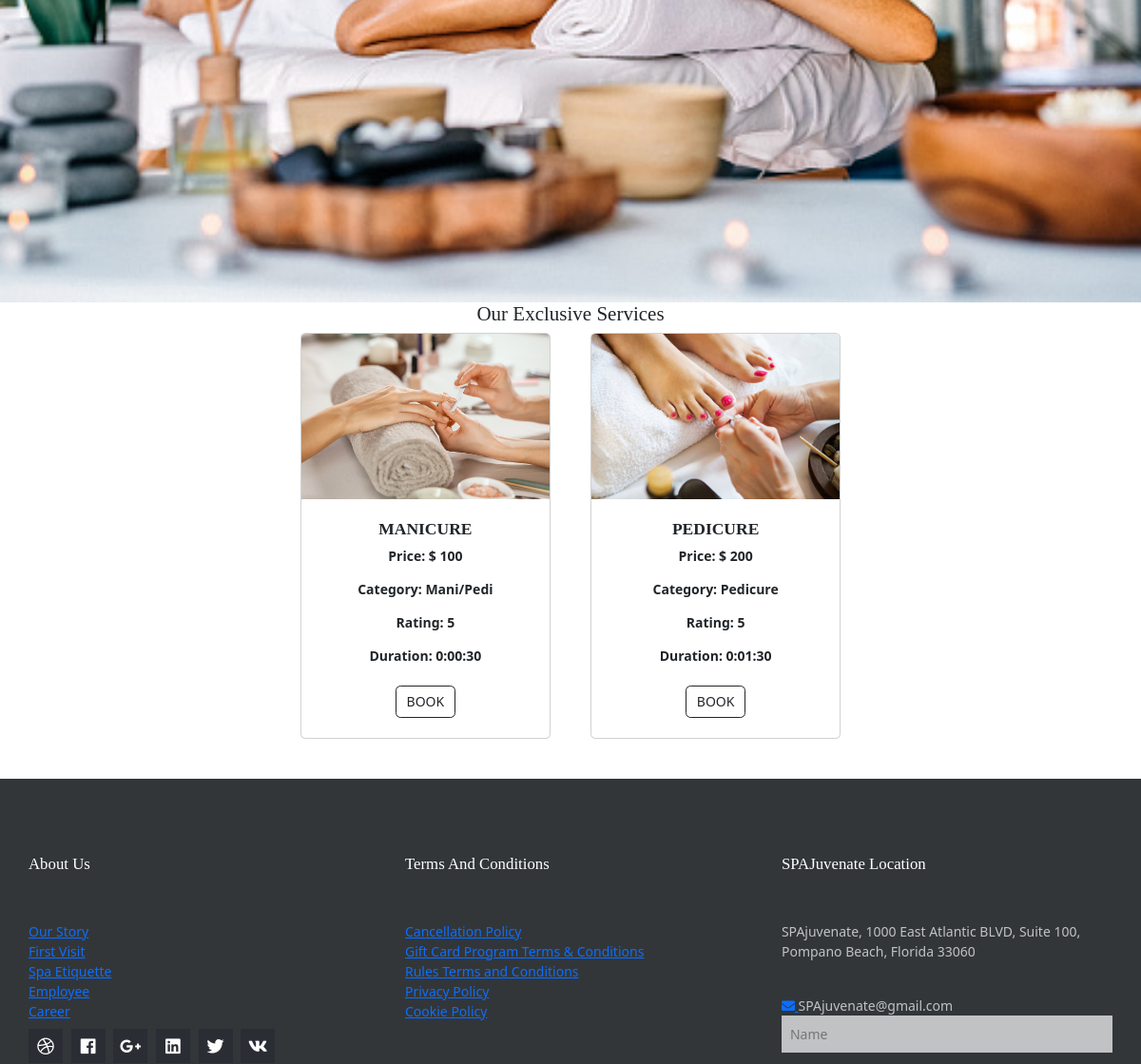
The app's page /home (middle part), older data.
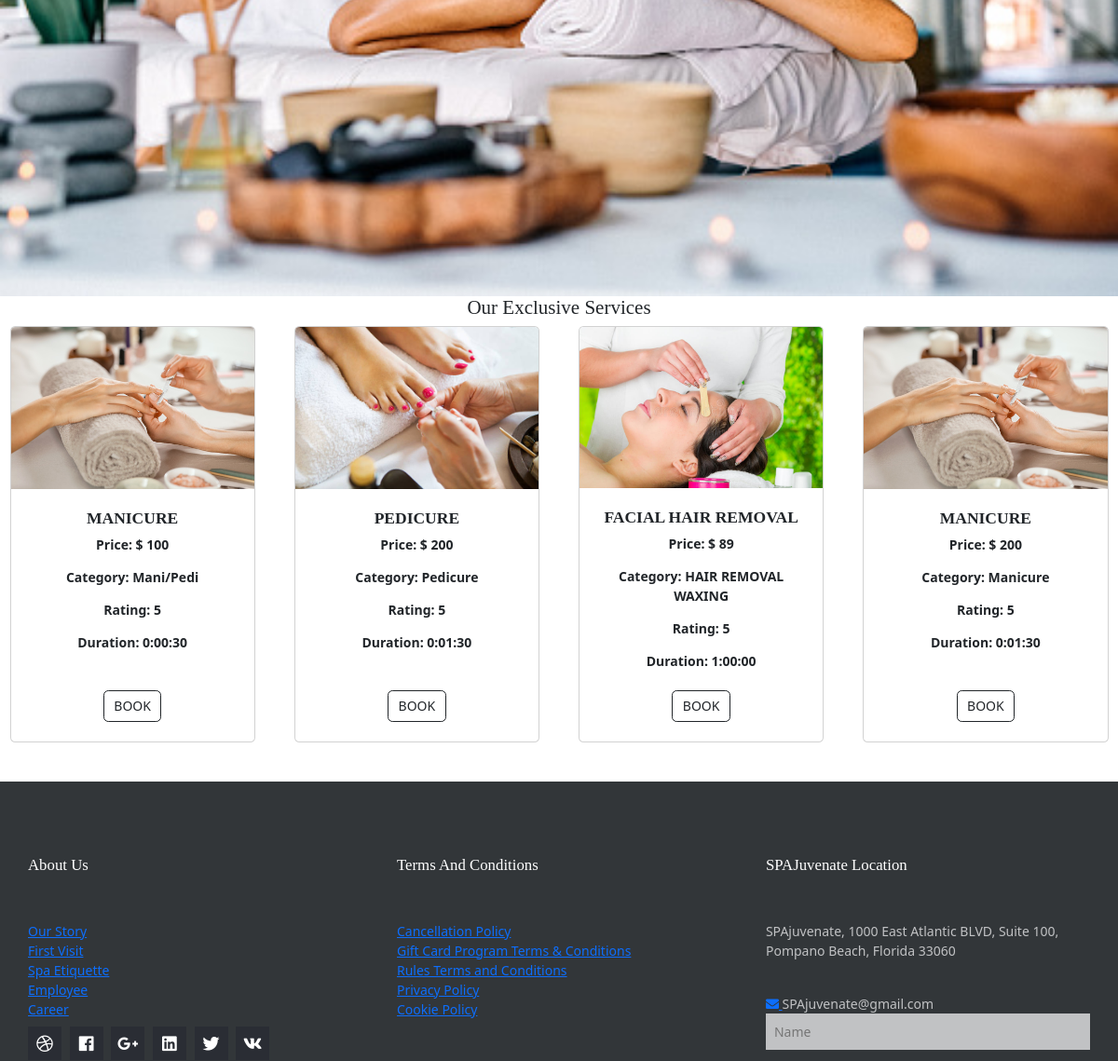
The same page, newer data.
### customer/models.py (models this page shows, shortened)
class Services(models.Model):
    name=models.CharField(max_length=200)
    category=models.ForeignKey(Categories,on_delete=models.CASCADE)
    image=models.ImageField(upload_to="images/",null=True)
    duration=models.DurationField(null=True, blank=True)
    cost=models.PositiveIntegerField()
    description=models.CharField(max_length=250,null=True,blank=True)
    beautician=models.ManyToManyField(Beautician)
    status=models.BooleanField(default=True)
    rating=models.PositiveIntegerField(default=5)
    timeslots=models.ManyToManyField(Timeslots)
    SERVICE_TIMESLOT_LIST = [
        ('09:00 AM – 09:30 AM','09:00 AM – 09:30 AM'),
        ('10:00 AM – 10:30 AM', '10:00 AM – 10:30 AM'),
        ('11:00 AM – 11:30 AM', '11:00 AM – 11:30 AM'),
        ('12:00 PM – 12:30 PM', '12:00 PM – 12:30 PM'),
        ('13:00 PM – 13:30 PM', '13:00 PM – 13:30 PM'),
        ('14:00 PM – 14:30 PM', '14:00 PM – 14:30 PM'),
        ('15:00 PM – 15:30 PM', '15:00 PM – 15:30 PM'),
        ('16:00 PM – 16:30 PM', '16:00 PM – 16:30 PM'),
        ('17:00 PM – 17:30 PM', '17:00 PM – 17:30 PM'),
    ]
    availability=models.IntegerField(choices=SERVICE_TIMESLOT_LIST,blank=True,null=True)

class Categories(models.Model):
    category_name = models.CharField(max_length=140, unique=True)
    description=models.CharField(max_length=200,null=True,blank=True)
    status=models.BooleanField(default=True)
    created_date=models.DateTimeField(auto_now_add=True,null=True)
    image=models.ImageField(upload_to="images/",null=True,blank=True)
    def __str__(self):
        return self.category_name

### customer/views.py (the view)
# urls.py: path("home", views.HomeView.as_view(), name="home"),
class HomeView(TemplateView):
    template_name = "home.html"
    def get_context_data(self, **kwargs):
        context = super().get_context_data(**kwargs)
        all_services = Services.objects.all()
        context["services"] = all_services
        return context

### customer/templates/home.html (shortened to what this page needs)
{%extends 'base.html'%}
{%load static%}
{%block body%}
<div id="carouselExampleInterval" class="carousel slide" data-bs-ride="carousel">
  <div class="carousel-inner">
    <div class="carousel-item active" data-bs-interval="10000">
      <img src="{% static 'images\spaimage.jpg'%}" class="d-block w-100" alt="...">
    </div>
  </div>
  <button class="carousel-control-prev" type="button" data-bs-target="#carouselExampleInterval" data-bs-slide="prev">
  </button>
  <button class="carousel-control-next" type="button" data-bs-target="#carouselExampleInterval" data-bs-slide="next">
  </button>
</div>
<div class="text-center mt-10">
    <div class="row align-items-start">
      <div class="col">
       <strong><h4>Our Exclusive Services</h4></strong>
      </div>
</div>
<div class="container-fluid">
    <div class="row gx-4 gx-lg-5 row-cols-2 row-cols-md-3 row-cols-xl-4 justify-content-center">
        {%for service in services%}
                    <div class="col mb-5">
                        <div class="card h-100">
                            <img class="card-img-top" src="{{service.image.url}}" alt="..." />
                            <div class="card-body p-4">
                                <div class="text-center">
                                    <h5 class="fw-bolder">{{service.name}}</h5>
                                    <p><strong>Price: $ {{service.cost}}</strong></p>
                                    <p><strong>Category: {{service.category}}</strong></p>
                                    <p><strong>Rating: {{service.rating}}</strong> </p>
                                    <strong>Duration: {{service.duration}} </strong>
                                </div>
                            </div>
                            <div class="card-footer p-4 pt-0 border-top-0 bg-transparent">
                                <div class="text-center">
                                    <a class="btn btn-outline-dark mt-auto" href="{%url 'customer:book' service.id %}">Book</a>
                                </div>
                            </div>
                        </div>
                    </div>
        {%endfor%}
    </div>
</div>
{%endblock%}

Row changes from the older to the newer data that the page shows:
added Services: image (picture), name "FACIAL HAIR REMOVAL", cost "89", category "HAIR REMOVAL WAXING", rating "5", duration "1:00:00"
added Services: image (picture), name "MANICURE", cost "200", category "Manicure", rating "5", duration "0:01:30"
